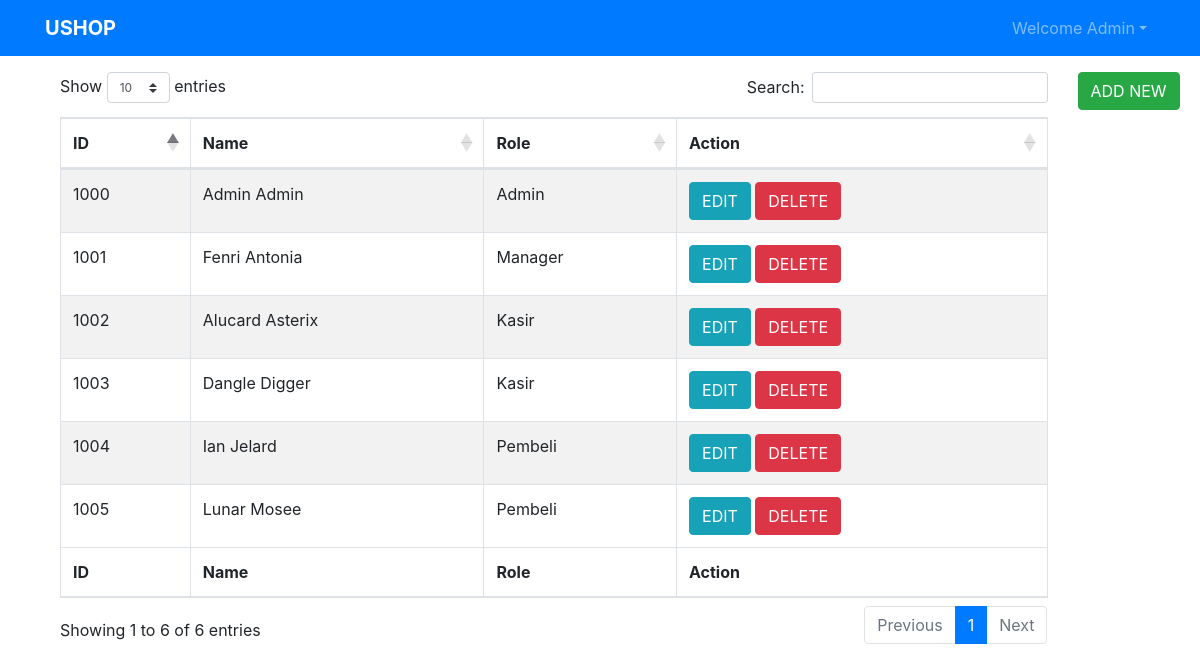
The app's page /view/admin.php (signed in) with its own data.
### tables this page shows
CREATE TABLE `user` (
  `user_id` varchar(10) NOT NULL,
  `password` varchar(255) NOT NULL,
  `first_name` varchar(255) NOT NULL,
  `last_name` varchar(255) NOT NULL,
  `role_id` int(11) NOT NULL,
  `address` varchar(255) NOT NULL
);

CREATE TABLE `role` (
  `role_id` int(11) NOT NULL,
  `role_name` varchar(255) NOT NULL,
  `role_desc` varchar(255) NOT NULL
);

### include/db.php (called while the page is built, shortened)
<?php
    class DBH
    {
        public function __construct()
        {
            $this->db = new PDO("mysql:host=localhost;dbname=ushop;charset=gbk", "root", "");
        }
    }
?>

### model/user.php (called while the page is built, shortened)
<?php
include_once '../include/db.php';
class User extends DBH
{
    public function role($role_id)
    {
        $query = $this->db->prepare("SELECT * FROM `role` WHERE `role_id` = ?");
        $query->execute([$role_id]);
        $result = $query->fetch();
        return $result['role_name'];
    }
    public function allUsers()
    {
        $query = $this->db->prepare("SELECT * FROM `user`");
        $query->execute();
        return $query->fetchAll();
    }
    public function latest()
    {
        $query = $this->db->prepare("SELECT * FROM `user` ORDER BY 1 DESC LIMIT 1");
        $query->execute();
        $result = $query->fetch();
        return $result['user_id'] + 1;
    }
}
?>

### view/admin.php (the view, shortened to what this page needs)
<?php
include 'header.php';
include '../model/user.php';
$data = new User();
$users = $data->allUsers();
?>
<div class="container mt-3 mb-3">
    <div class="row mx-auto">
        <div class="col-1 order-last">
            <button class="btn btn-success" data-toggle="modal" data-target="#insert">ADD NEW</button>
                                            <input type="text" name="user_id" id="user_id" class="form-control" placeholder="01234567890" value="<?= $data->latest() ?>" required>
        </div>
        <div class="col-11 order-first">
            <table id="users" class="display table table-striped table-bordered">
                <thead>
                    <tr>
                        <th>ID</th>
                        <th>Name</th>
                        <th>Role</th>
                        <th>Action</th>
                    </tr>
                </thead>
                <tbody>
                    <?php foreach ($users as $user) : ?>
                    <tr>
                        <td><?= $user['user_id'] ?></td>
                        <td><?= $user['first_name'] . " " . $user['last_name'] ?></td>
                        <td><?= $data->role($user['role_id']) ?></td>
                        <td>
                            <button id="update" class="btn btn-info" data-toggle="modal" data-target="#edit<?= $user['user_id'] ?>">EDIT</button>
                            <button id="delete" class="btn btn-danger" data-toggle="modal" data-target="#remove<?= $user['user_id'] ?>">DELETE</button>
                        </td>
                    </tr>
                    <?php endforeach; ?>
                </tbody>
                <tfoot>
                    <tr>
                        <th>ID</th>
                        <th>Name</th>
                        <th>Role</th>
                        <th>Action</th>
                    </tr>
                </tfoot>
            </table>
        </div>
    </div>
</div>

### view/header.php (shortened to what this page needs)
<?php
if (isset($_SESSION['role']))
{
    if ($_SESSION['role'] == 1)
    {
        $role = 'admin';
    }
}
else
{
    $role = 'index';
}
?>
<!DOCTYPE html>
<html lang="en">
<head>
    <link rel="stylesheet" href="../assets/css/all.min.css">
    <link rel="stylesheet" href="https://stackpath.bootstrapcdn.com/bootstrap/4.4.1/css/bootstrap.min.css"
>
    <link rel="stylesheet" href="https://cdnjs.cloudflare.com/ajax/libs/twitter-bootstrap/4.1.3/css/bootstrap.css"
>
    <link rel="stylesheet" href="https://cdn.datatables.net/1.10.20/css/dataTables.bootstrap4.min.css"
>
</head>
<body>
    <nav class="navbar navbar-expand-lg navbar-dark bg-primary">
        <div class="container">
            <strong><a class="navbar-brand" href="<?= $role ?>.php">USHOP</a></strong>
            <?php
                if (isset($_SESSION['username']))
                {
                    echo
                    "
                    <ul class='navbar-nav ml-auto mt-2 mt-lg-0'>
                        <li class='nav-item dropdown'>
                            <a href='#' class='nav-link dropdown-toggle' id='more' role='button' data-toggle='dropdown' aria-haspopup='true' aria-expanded='false'>
                                Welcome " . $_SESSION['username'] .
                            "</a>
                            <div class='dropdown-menu' aria-labelledby='more'>
                                <a href='profile.php' class='dropdown-item'>Profile</a>
                                <a href='account.php' class='dropdown-item'>Account</a>
                                <a href='../controller/logout.php' class='dropdown-item'>Logout</a>
                            </div>
                        </li>
                    </ul>
                    ";
                }
            ?>
        </div>
    </nav>

### records on screen
user: user_id "1000", first_name "Admin", last_name "Admin", role.role_name "Admin"
user: user_id "1001", first_name "Fenri", last_name "Antonia", role.role_name "Manager"
user: user_id "1002", first_name "Alucard", last_name "Asterix", role.role_name "Kasir"
user: user_id "1003", first_name "Dangle", last_name "Digger", role.role_name "Kasir"
user: user_id "1004", first_name "Ian", last_name "Jelard", role.role_name "Pembeli"
user: user_id "1005", first_name "Lunar", last_name "Mosee", role.role_name "Pembeli"

### other values on screen
$_SESSION['username'] "Admin"
